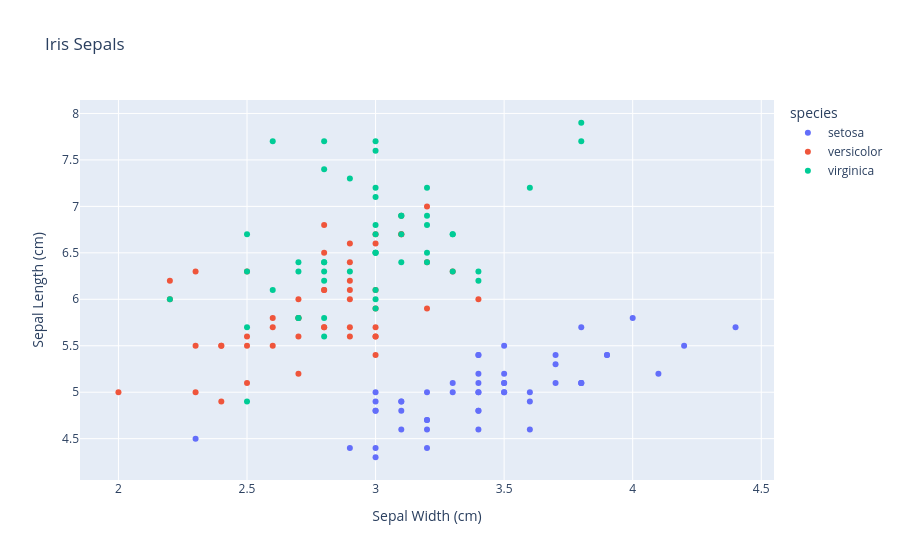

The code cell stored with this chart in its notebook:
### Markdown cell above
### Plotly

### Code cell
fig = px.scatter(df, x="sepal_width", y="sepal_length", color="species", title="Iris Sepals", labels={"sepal_width": "sepal width (cm)", "sepal_length": "sepal length (cm)"})
# assign axis labels
fig.update_layout(xaxis_title="Sepal Width (cm)", yaxis_title="Sepal Length (cm)") # If you forget to use the dictionary in labels, you can still do it here
# show the figure
fig.show()

### Figure 1 — Plotly figure (JSON) as saved in the notebook; plotly's stock layout.template omitted (floating-point values rounded to 4 significant figures)
{"data": [{"hovertemplate": "species=setosa<br>sepal width (cm)=%{x}<br>sepal length (cm)=%{y}<extra></extra>", "legendgroup": "setosa", "marker": {"color": "#636efa", "symbol": "circle"}, "mode": "markers", "name": "setosa", "orientation": "v", "showlegend": true, "type": "scatter", "x": [3.5, 3, 3.2, 3.1, 3.6, 3.9, 3.4, 3.4, 2.9, 3.1, 3.7, 3.4, 3, 3, 4, 4.4, 3.9, 3.5, 3.8, 3.8, 3.4, 3.7, 3.6, 3.3, 3.4, 3, 3.4, 3.5, 3.4, 3.2, 3.1, 3.4, 4.1, 4.2, 3.1, 3.2, 3.5, 3.6, 3, 3.4, 3.5, 2.3, 3.2, 3.5, 3.8, 3, 3.8, 3.2, 3.7, 3.3], "xaxis": "x", "y": [5.1, 4.9, 4.7, 4.6, 5, 5.4, 4.6, 5, 4.4, 4.9, 5.4, 4.8, 4.8, 4.3, 5.8, 5.7, 5.4, 5.1, 5.7, 5.1, 5.4, 5.1, 4.6, 5.1, 4.8, 5, 5, 5.2, 5.2, 4.7, 4.8, 5.4, 5.2, 5.5, 4.9, 5, 5.5, 4.9, 4.4, 5.1, 5, 4.5, 4.4, 5, 5.1, 4.8, 5.1, 4.6, 5.3, 5], "yaxis": "y"}, {"hovertemplate": "species=versicolor<br>sepal width (cm)=%{x}<br>sepal length (cm)=%{y}<extra></extra>", "legendgroup": "versicolor", "marker": {"color": "#EF553B", "symbol": "circle"}, "mode": "markers", "name": "versicolor", "orientation": "v", "showlegend": true, "type": "scatter", "x": [3.2, 3.2, 3.1, 2.3, 2.8, 2.8, 3.3, 2.4, 2.9, 2.7, 2, 3, 2.2, 2.9, 2.9, 3.1, 3, 2.7, 2.2, 2.5, 3.2, 2.8, 2.5, 2.8, 2.9, 3, 2.8, 3, 2.9, 2.6, 2.4, 2.4, 2.7, 2.7, 3, 3.4, 3.1, 2.3, 3, 2.5, 2.6, 3, 2.6, 2.3, 2.7, 3, 2.9, 2.9, 2.5, 2.8], "xaxis": "x", "y": [7, 6.4, 6.9, 5.5, 6.5, 5.7, 6.3, 4.9, 6.6, 5.2, 5, 5.9, 6, 6.1, 5.6, 6.7, 5.6, 5.8, 6.2, 5.6, 5.9, 6.1, 6.3, 6.1, 6.4, 6.6, 6.8, 6.7, 6, 5.7, 5.5, 5.5, 5.8, 6, 5.4, 6, 6.7, 6.3, 5.6, 5.5, 5.5, 6.1, 5.8, 5, 5.6, 5.7, 5.7, 6.2, 5.1, 5.7], "yaxis": "y"}, {"hovertemplate": "species=virginica<br>sepal width (cm)=%{x}<br>sepal length (cm)=%{y}<extra></extra>", "legendgroup": "virginica", "marker": {"color": "#00cc96", "symbol": "circle"}, "mode": "markers", "name": "virginica", "orientation": "v", "showlegend": true, "type": "scatter", "x": [3.3, 2.7, 3, 2.9, 3, 3, 2.5, 2.9, 2.5, 3.6, 3.2, 2.7, 3, 2.5, 2.8, 3.2, 3, 3.8, 2.6, 2.2, 3.2, 2.8, 2.8, 2.7, 3.3, 3.2, 2.8, 3, 2.8, 3, 2.8, 3.8, 2.8, 2.8, 2.6, 3, 3.4, 3.1, 3, 3.1, 3.1, 3.1, 2.7, 3.2, 3.3, 3, 2.5, 3, 3.4, 3], "xaxis": "x", "y": [6.3, 5.8, 7.1, 6.3, 6.5, 7.6, 4.9, 7.3, 6.7, 7.2, 6.5, 6.4, 6.8, 5.7, 5.8, 6.4, 6.5, 7.7, 7.7, 6, 6.9, 5.6, 7.7, 6.3, 6.7, 7.2, 6.2, 6.1, 6.4, 7.2, 7.4, 7.9, 6.4, 6.3, 6.1, 7.7, 6.3, 6.4, 6, 6.9, 6.7, 6.9, 5.8, 6.8, 6.7, 6.7, 6.3, 6.5, 6.2, 5.9], "yaxis": "y"}], "layout": {"legend": {"title": {"text": "species"}, "tracegroupgap": 0}, "title": {"text": "Iris Sepals"}, "xaxis": {"anchor": "y", "domain": [0, 1], "title": {"text": "Sepal Width (cm)"}}, "yaxis": {"anchor": "x", "domain": [0, 1], "title": {"text": "Sepal Length (cm)"}}}}
